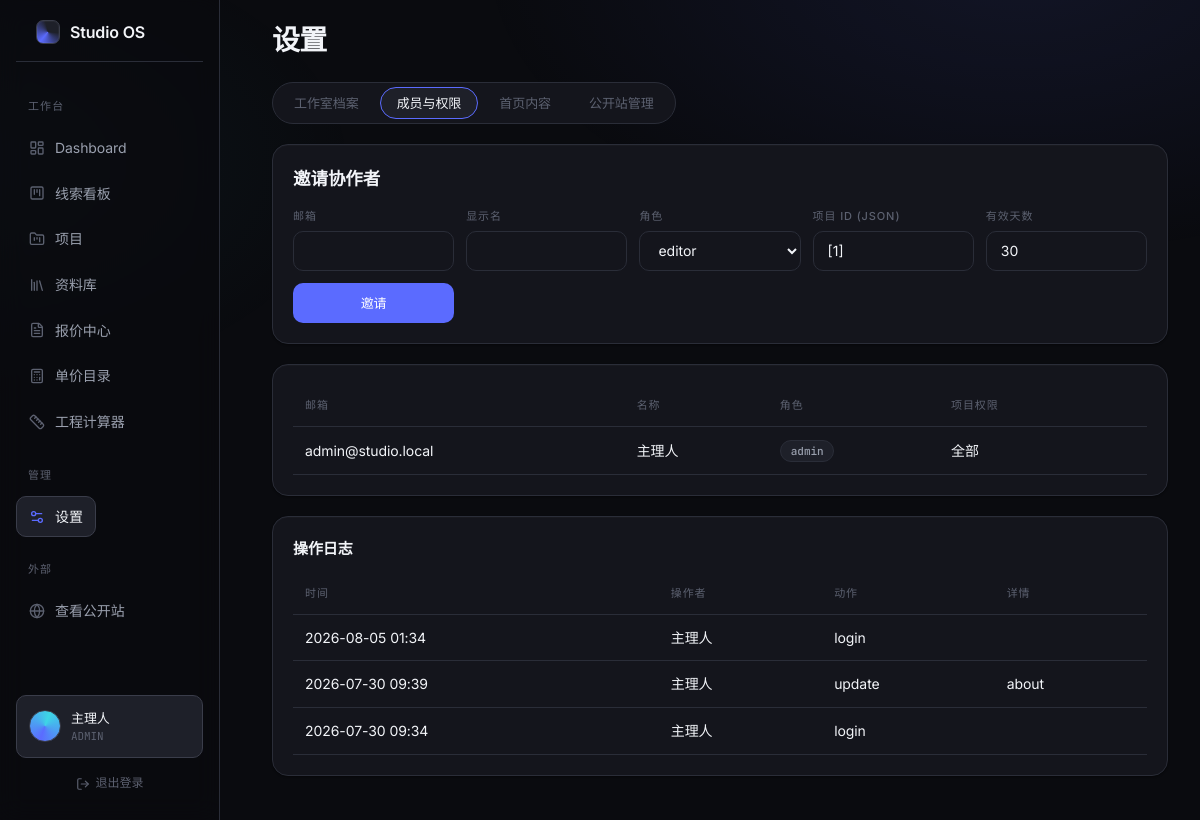
The page /app/settings?tab=members (signed in) on the database as committed earlier.
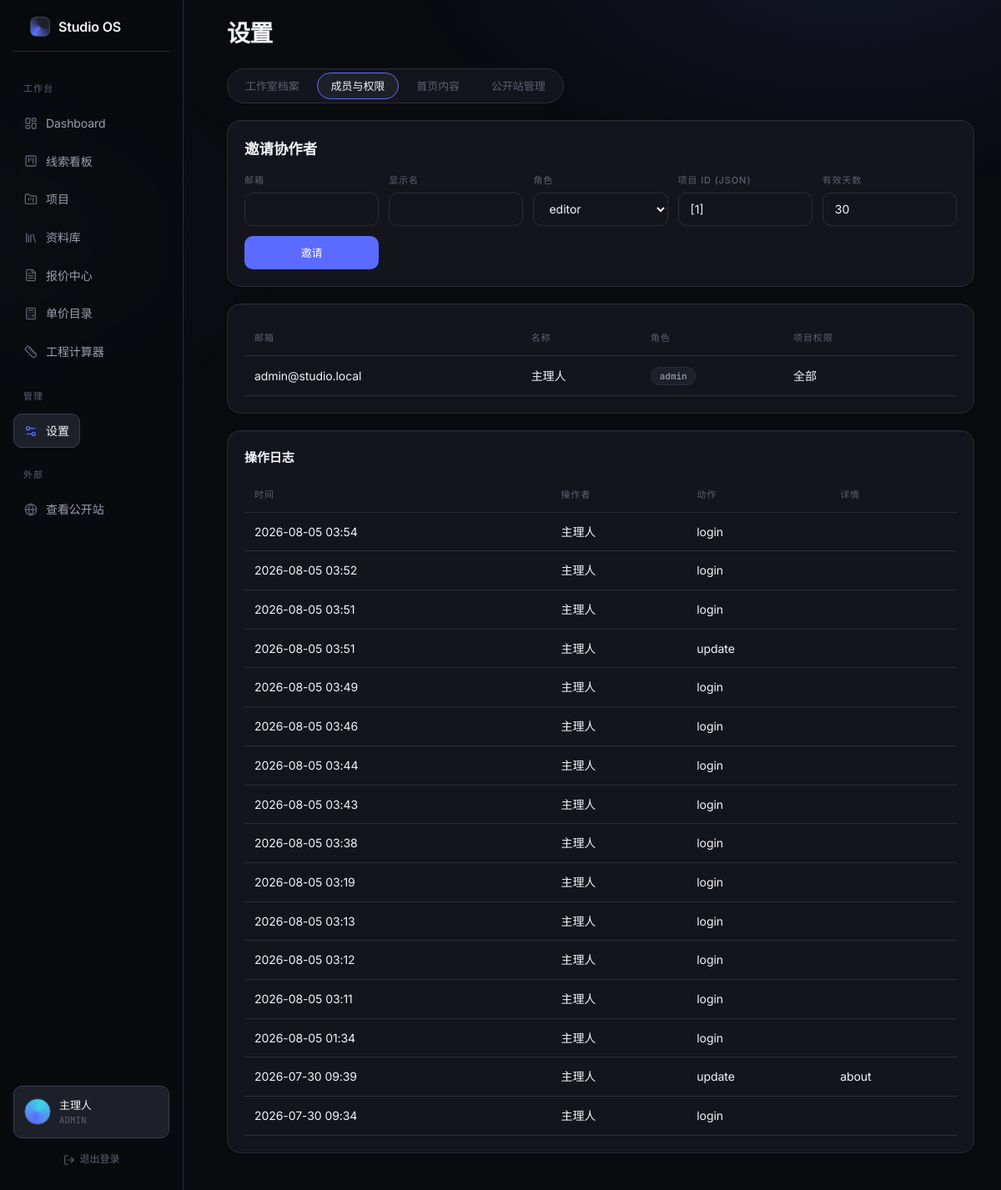
The same page on the database as committed later.
### tables this page shows
CREATE TABLE collaborators (
  id INTEGER PRIMARY KEY AUTOINCREMENT,
  email TEXT UNIQUE NOT NULL,
  password_hash TEXT NOT NULL,
  display_name TEXT,
  role TEXT DEFAULT 'viewer',
  project_ids TEXT DEFAULT '[]',
  invited_by TEXT,
  invited_at DATETIME,
  expires_at DATETIME,
  last_access_at DATETIME,
  revoked BOOLEAN DEFAULT FALSE,
  token TEXT
);

CREATE TABLE audit_log (
  id INTEGER PRIMARY KEY AUTOINCREMENT,
  actor_id INTEGER,
  action TEXT,
  target_type TEXT,
  target_id INTEGER,
  detail TEXT,
  created_at DATETIME DEFAULT CURRENT_TIMESTAMP
);

### app/routers/settings.py (the view)
@router.get("", response_class=HTMLResponse)
async def settings_index(request: Request, user: dict = Depends(require_admin), tab: str = "profile"):
    with db_session() as conn:
        studio = row_to_dict(conn.execute("SELECT * FROM studio_profile WHERE id = 1").fetchone())
        collaborators = rows_to_list(
            conn.execute(
                "SELECT * FROM collaborators WHERE revoked = 0 ORDER BY role, email"
            ).fetchall()
        )
        cases = rows_to_list(
            conn.execute("SELECT * FROM cases ORDER BY sort_order, id DESC").fetchall()
        )
        pages = rows_to_list(conn.execute("SELECT * FROM pages").fetchall())
        audit = rows_to_list(
            conn.execute(
                "SELECT a.*, c.display_name, c.email FROM audit_log a "
                "LEFT JOIN collaborators c ON a.actor_id = c.id "
                "ORDER BY a.created_at DESC LIMIT 50"
            ).fetchall()
        )
        projects = rows_to_list(conn.execute("SELECT id, code, name FROM projects").fetchall())
        site_config_rows = rows_to_list(
            conn.execute("SELECT key, value FROM site_config").fetchall()
        )
        client_logos = rows_to_list(
            conn.execute("SELECT * FROM site_client_logos ORDER BY sort_order").fetchall()
        )
    site_config = {r["key"]: r["value"] for r in site_config_rows}
    return templates.TemplateResponse(
        "app/settings/index.html",
        {
            "request": request,
            "user": user,
            "tab": tab,
            "studio": studio,
            "collaborators": collaborators,
            "cases": cases,
            "pages": pages,
            "contact": load_contact(),
            "audit": audit,
            "projects": projects,
            "site": site_config,
            "client_logos": client_logos,
        },
    )

### templates/app/settings/index.html (shortened to what this page needs)
{% extends "app/base.html" %}
{% block content %}
<div class="app-header"><h1>设置</h1></div>
<div class="tabs">
  <a class="tab {% if tab == 'profile' %}active{% endif %}" href="?tab=profile">工作室档案</a>
  <a class="tab {% if tab == 'members' %}active{% endif %}" href="?tab=members">成员与权限</a>
  <a class="tab {% if tab == 'homepage' %}active{% endif %}" href="?tab=homepage">首页内容</a>
  <a class="tab {% if tab == 'public' %}active{% endif %}" href="?tab=public">公开站管理</a>
</div>
{% if tab == 'profile' %}
<div class="card">
  <form method="post" action="/app/settings/profile">
    <div style="display:grid;grid-template-columns:1fr 1fr;gap:16px">
      <div class="form-group"><label>工作室名称</label><input name="name" value="{{ studio.name or '' }}"></div>
      <div class="form-group"><label>地址</label><input name="address" value="{{ studio.address or '' }}"></div>
      <div class="form-group" style="grid-column:1/-1"><label>简介</label><textarea name="description">{{ studio.description or '' }}</textarea></div>
      <div class="form-group"><label>税号</label><input name="tax_id" value="{{ studio.tax_id or '' }}"></div>
      <div class="form-group"><label>银行账户</label><input name="bank_account" value="{{ studio.bank_account or '' }}"></div>
      <div class="form-group" style="grid-column:1/-1"><label>邮件签名</label><textarea name="email_signature">{{ studio.email_signature or '' }}</textarea></div>
      <div class="form-group" style="grid-column:1/-1"><label>改稿政策</label><input name="revision_policy" value="{{ studio.revision_policy or '' }}"></div>
    </div>
    <h4 style="margin:24px 0 12px">默认定价基准 (%)</h4>
    <div style="display:grid;grid-template-columns:repeat(4,1fr);gap:12px">
      <div class="form-group"><label>设计费</label><input type="number" name="default_design_fee_pct" value="{{ studio.default_design_fee_pct or 15 }}" step="0.1"></div>
      <div class="form-group"><label>管理费</label><input type="number" name="default_management_fee_pct" value="{{ studio.default_management_fee_pct or 8 }}" step="0.1"></div>
      <div class="form-group"><label>税</label><input type="number" name="default_tax_pct" value="{{ studio.default_tax_pct or 6 }}" step="0.1"></div>
      <div class="form-group"><label>利润</label><input type="number" name="default_margin_pct" value="{{ studio.default_margin_pct or 25 }}" step="0.1"></div>
    </div>
    <button type="submit" class="btn" style="margin-top:20px">保存</button>
  </form>
</div>
{% elif tab == 'members' %}
<div class="card">
  <h3 style="margin-bottom:16px">邀请协作者</h3>
  <form method="post" action="/app/settings/collaborators/invite" style="display:grid;grid-template-columns:repeat(auto-fill,minmax(160px,1fr));gap:12px;align-items:end">
    <div class="form-group" style="margin:0"><label>邮箱</label><input type="email" name="email" required></div>
    <div class="form-group" style="margin:0"><label>显示名</label><input name="display_name"></div>
    <div class="form-group" style="margin:0"><label>角色</label>
      <select name="role"><option value="editor">editor</option><option value="viewer">viewer</option><option value="installer">installer</option></select>
    </div>
    <div class="form-group" style="margin:0"><label>项目 ID (JSON)</label><input name="project_ids" value="[1]" placeholder='[1,2]'></div>
    <div class="form-group" style="margin:0"><label>有效天数</label><input type="number" name="expires_days" value="30"></div>
    <button type="submit" class="btn">邀请</button>
  </form>
</div>
<div class="card">
  <table>
    <thead><tr><th>邮箱</th><th>名称</th><th>角色</th><th>项目权限</th><th></th></tr></thead>
    <tbody>
      {% for c in collaborators %}
      <tr>
        <td>{{ c.email }}</td><td>{{ c.display_name or '—' }}</td><td><span class="badge">{{ c.role }}</span></td>
        <td>{{ c.project_ids or '全部' }}</td>
        <td>
        </td>
      </tr>
      {% endfor %}
    </tbody>
  </table>
</div>
{% if audit %}
<div class="card">
  <h4 style="margin-bottom:12px">操作日志</h4>
  <table>
    <thead><tr><th>时间</th><th>操作者</th><th>动作</th><th>详情</th></tr></thead>
    <tbody>
      {% for a in audit[:20] %}
      <tr>
        <td>{{ a.created_at[:16] if a.created_at else '' }}</td>
        <td>{{ a.display_name or a.email or '—' }}</td>
        <td>{{ a.action }}</td>
        <td>{{ a.detail or '' }}</td>
      </tr>
      {% endfor %}
    </tbody>
  </table>
</div>
{% endif %}
{% endif %}
{% endblock %}

### templates/app/base.html (shortened to what this page needs)
<!DOCTYPE html>
<html lang="zh-CN">
<head>
  <link rel="stylesheet" href="/static/css/style.css">
  <link rel="stylesheet" href="/static/css/halo.css">
</head>
<body>
  <div class="app-layout">
    <aside class="app-sidebar">
      <div class="sidebar-brand">
        <span class="brand-mark" aria-hidden="true"></span>
        <span>Studio OS</span>
      </div>
      <nav>
        <ul class="app-nav">
          <li class="nav-section">工作台</li>
          <li>
            <a href="/app/" {% if request.url.path == '/app/' %}class="active"{% endif %}>
              <i data-lucide="layout-dashboard"></i>
              Dashboard
            </a>
          </li>
          <li>
            <a href="/app/pipeline" {% if '/pipeline' in request.url.path %}class="active"{% endif %}>
              <i data-lucide="kanban-square"></i>
              线索看板
            </a>
          </li>
          <li>
            <a href="/app/projects" {% if '/projects' in request.url.path %}class="active"{% endif %}>
              <i data-lucide="folder-kanban"></i>
              项目
            </a>
          </li>
          <li>
            <a href="/app/library" {% if '/library' in request.url.path %}class="active"{% endif %}>
              <i data-lucide="library"></i>
              资料库
            </a>
          </li>
          <li>
            <a href="/app/quotes" {% if '/quotes' in request.url.path %}class="active"{% endif %}>
              <i data-lucide="file-text"></i>
              报价中心
            </a>
          </li>
          <li>
            <a href="/app/catalog" {% if '/catalog' in request.url.path %}class="active"{% endif %}>
              <i data-lucide="calculator"></i>
              单价目录
            </a>
          </li>
          <li>
            <a href="/app/calculator" {% if '/calculator' in request.url.path %}class="active"{% endif %}>
              <i data-lucide="ruler"></i>
              工程计算器
            </a>
          </li>
          {% if user and user.role == 'admin' %}
          <li class="nav-section">管理</li>
          <li>
            <a href="/app/settings" {% if '/settings' in request.url.path %}class="active"{% endif %}>
              <i data-lucide="settings-2"></i>
              设置
            </a>
          </li>
          {% endif %}
          <li class="nav-section">外部</li>
          <li>
            <a href="/" target="_blank">
              <i data-lucide="globe"></i>
              查看公开站
            </a>
          </li>
        </ul>
      </nav>
      <div class="sidebar-footer">
        <div class="sidebar-user">
          <span class="user-avatar" aria-hidden="true"></span>
          <div class="user-info">
            <span class="user-name">{{ user.display_name or user.email }}</span>
            <span class="user-role">{{ user.role or 'member' }}</span>
          </div>
        </div>
        <a href="/app/logout" class="btn btn-tertiary btn-sm" style="width:100%;margin-top:10px">
          <i data-lucide="log-out"></i>
          退出登录
        </a>
      </div>
    </aside>
    <main class="app-main">
      {% block content %}{% endblock %}
    </main>
  </div>
</body>
</html>

### static/css/style.css (style rules this page uses)
:root { --bg: #f7f4ee; --surface: #ffffff; --text: #1c201d; --muted: #6a645d; --accent: #2f4a3f; --accent-light: #eaf0ec; --border: #e3ddd2; --radius: 14px; --shadow: 0 10px 30px rgba(47, 74, 63, 0.08); --font: "PingFang SC", "Inter", -apple-system, BlinkMacSystemFont, "Segoe UI", sans-serif; --font-display: "Songti SC", "STSong", "Georgia", "Times New Roman", serif; }
* { box-sizing: border-box; margin: 0; padding: 0; }
body { font-family: var(--font); background: var(--bg); color: var(--text); line-height: 1.6; min-height: 100vh; }
a { color: var(--accent); text-decoration: none; }
.btn { display: inline-block; padding: 12px 28px; background: var(--accent); color: #fff !important; border: none; border-radius: var(--radius); font-size: .9rem; cursor: pointer; text-decoration: none !important; transition: opacity .2s; }
.app-layout { display: flex; min-height: 100vh; }
.app-sidebar { width: 220px; background: var(--accent); color: #fff; padding: 24px 0; flex-shrink: 0; }
.app-nav { list-style: none; }
.app-nav a { display: block; padding: 10px 20px; color: rgba(255,255,255,.75); font-size: .875rem; text-decoration: none; }
.app-nav a:hover, .app-nav a.active { background: rgba(255,255,255,.1); color: #fff; text-decoration: none; }
.app-main { flex: 1; padding: 32px; overflow-x: auto; }
.app-header { display: flex; justify-content: space-between; align-items: center; margin-bottom: 28px; }
.app-header h1 { font-size: 1.5rem; font-weight: 600; }
.card { background: var(--surface); border: 1px solid var(--border); border-radius: var(--radius); padding: 20px; margin-bottom: 20px; }
table { width: 100%; border-collapse: collapse; font-size: .875rem; }
th, td { padding: 10px 12px; text-align: left; border-bottom: 1px solid var(--border); }
th { color: var(--muted); font-weight: 500; font-size: .8rem; }
.form-group { margin-bottom: 16px; }
.form-group label { display: block; font-size: .8rem; color: var(--muted); margin-bottom: 6px; }
.form-group input, .form-group select, .form-group textarea { width: 100%; padding: 10px 12px; border: 1px solid var(--border); border-radius: var(--radius); font-family: inherit; font-size: .875rem; }
.badge { display: inline-block; padding: 3px 10px; border-radius: 20px; font-size: .75rem; background: var(--accent-light); color: var(--accent); }
.tabs { display: flex; gap: 4px; border-bottom: 1px solid var(--border); margin-bottom: 24px; flex-wrap: wrap; }
.tab { padding: 10px 16px; font-size: .875rem; color: var(--muted); border-bottom: 2px solid transparent; text-decoration: none !important; }
.tab.active { color: var(--accent); border-bottom-color: var(--accent); }

Rows that differ between the two databases and show on the page:
added audit_log: created_at "2026-08-05 03:54", display_name "主理人", action "login"
added audit_log: created_at "2026-08-05 03:52", display_name "主理人", action "login"
added audit_log: created_at "2026-08-05 03:51", display_name "主理人", action "login"
added audit_log: created_at "2026-08-05 03:51", display_name "主理人", action "update"
added audit_log: created_at "2026-08-05 03:49", display_name "主理人", action "login"
added audit_log: created_at "2026-08-05 03:46", display_name "主理人", action "login"
added audit_log: created_at "2026-08-05 03:44", display_name "主理人", action "login"
added audit_log: created_at "2026-08-05 03:43", display_name "主理人", action "login"
added audit_log: created_at "2026-08-05 03:38", display_name "主理人", action "login"
added audit_log: created_at "2026-08-05 03:19", display_name "主理人", action "login"
added audit_log: created_at "2026-08-05 03:13", display_name "主理人", action "login"
added audit_log: created_at "2026-08-05 03:12", display_name "主理人", action "login"
added audit_log: created_at "2026-08-05 03:11", display_name "主理人", action "login"
